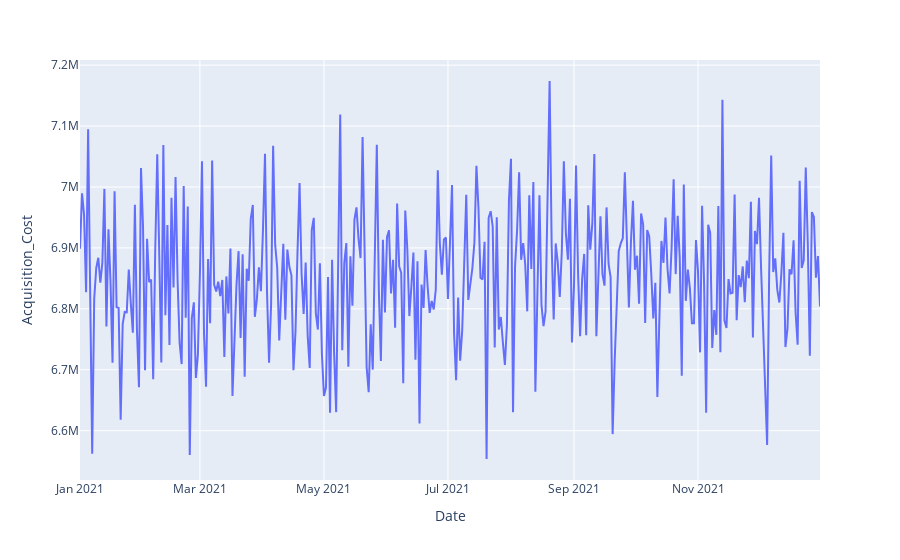

Notebook code cell kept with this figure:
### Code cell
cost = df.groupby('Date')['Acquisition_Cost'].sum().reset_index()
px.line(cost,x='Date', y='Acquisition_Cost')

### Figure 1 — Plotly figure (JSON) as saved in the notebook; plotly's stock layout.template omitted (floating-point values rounded to 4 significant figures; data arrays with more than 128 entries replaced by an {"elided": "..."} marker saying what was removed)
{"data": [{"hovertemplate": "Date=%{x}<br>Acquisition_Cost=%{y}<extra></extra>", "legendgroup": "", "line": {"color": "#636efa", "dash": "solid"}, "marker": {"symbol": "circle"}, "mode": "lines", "name": "", "orientation": "v", "showlegend": false, "type": "scatter", "x": {"elided": "365 str values"}, "xaxis": "x", "y": {"elided": "365 int values"}, "yaxis": "y"}], "layout": {"legend": {"tracegroupgap": 0}, "margin": {"t": 60}, "xaxis": {"anchor": "y", "domain": [0, 1], "title": {"text": "Date"}}, "yaxis": {"anchor": "x", "domain": [0, 1], "title": {"text": "Acquisition_Cost"}}}}
